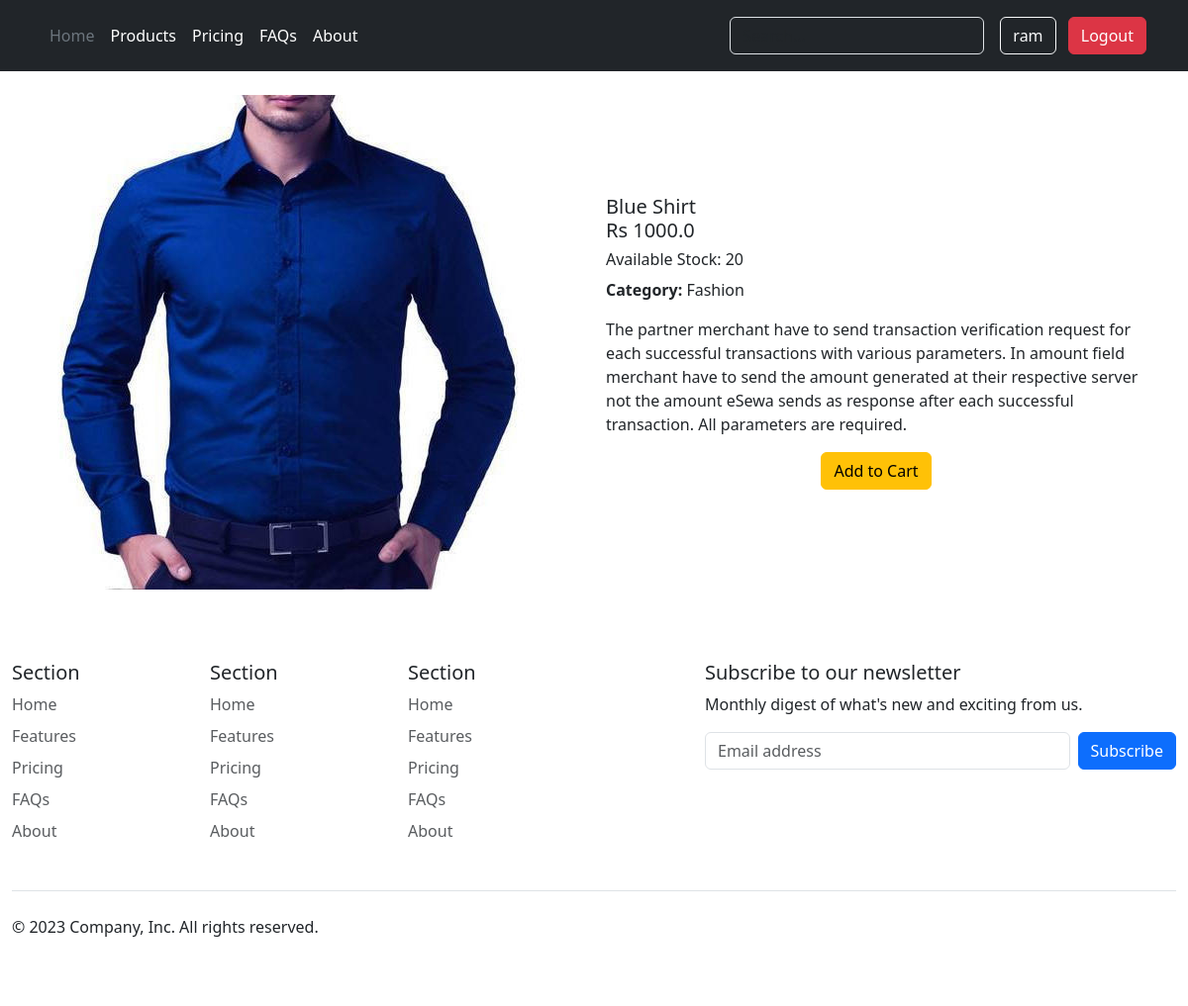
Page /productdetails/4 (signed in) on the committed database.
### product/models.py (models this page shows, shortened)
class Product(models.Model):
    product_name=models.CharField(max_length=255)
    product_price=models.FloatField()
    stock=models.IntegerField()
    product_description=models.TextField()
    product_image=models.FileField(upload_to='static/uploads',null=True)
    created_at=models.DateTimeField(auto_now_add=True,null=True)
    category=models.ForeignKey(Category,on_delete=models.CASCADE,null=True)

class Category(models.Model):
    category_name=models.CharField(max_length=255,unique=True)
    created_at=models.DateTimeField(auto_now_add=True,null=True)
    def __str__(self):
        return self.category_name

### userspage/views.py (the view)
# urls.py: path('productdetails/<int:product_id>',product_details),
def product_details(request,product_id):
    product=Product.objects.get(id=product_id)
    context={
        'product':product
    }
    return render(request,'users/productdetails.html',context)

### userspage/templates/users/productdetails.html (shortened to what this page needs)
{% extends 'layouts.html' %}
{% load static %}
{% block main_content %}
{% include 'users/header.html' %}
<div class="container my-4">
    <div class="row d-flex justify-content-between align-items-center">
        <div class="col-md-4">
            <img src="/{{product.product_image}}" alt="{{product.product_name}}" width="500">
        </div>
        <div class="col-md-6">
            <div class="card-body">
                <h5 class="card-title">{{product.product_name}}</h5>
                <h5>Rs {{product.product_price}}</h5>
                <h6>Available Stock: {{product.stock}}</h6>
                <p><strong>Category:</strong> {{product.category}}</p>
                <p class="card-text">{{product.product_description}}</p>
                <div class="d-flex justify-content-center mt-3">
                    <a href="/addtocart/{{product.id}}" class="btn btn-warning">Add to Cart</a>
                </div>
              </div>
        </div>
    </div>
</div>
{% include 'users/footer.html' %}
{% endblock %}

### userspage/templates/users/header.html (shortened to what this page needs)
<header class="p-3 text-bg-dark">
    <div class="container">
        <div class="d-flex flex-wrap align-items-center justify-content-center justify-content-lg-start">
            <ul class="nav col-12 col-lg-auto me-lg-auto mb-2 justify-content-center mb-md-0">
                <li><a href="/" class="nav-link px-2 text-secondary">Home</a></li>
                <li><a href="/productlist" class="nav-link px-2 text-white">Products</a></li>
                <li><a href="#" class="nav-link px-2 text-white">Pricing</a></li>
                <li><a href="#" class="nav-link px-2 text-white">FAQs</a></li>
                <li><a href="#" class="nav-link px-2 text-white">About</a></li>
            </ul>
            <form class="col-12 col-lg-auto mb-3 mb-lg-0 me-lg-3" role="search">
                <input type="search" class="form-control form-control-dark text-bg-dark" placeholder="Search..."
                    aria-label="Search">
            </form>
            <div class="text-end">
                {% if user.is_authenticated %}
                <a href="#" class="btn btn-outline-light me-2">{{user.username}}</a>
                <a href="/logout" class="btn btn-danger">Logout</a>
                {% else %}
                <a href="/login" class="btn btn-outline-light me-2">Login</a>
                <a href="/register" class="btn btn-warning">Sign-up</a>
                {% endif %}
            </div>
        </div>
    </div>
</header>

### rows in the picture
Product: product_image (picture), product_name "Blue Shirt", product_price "1000.0", stock "20", category "Fashion", product_description "The partner merchant have to send transaction verification request for each successful transactions with various parameters. In amount field merchant have to send the amount generated at their respective server not the amount eSewa sends as response after each successful transaction. All parameters are required."

### other values in the picture
{{ user.username }} "ram"
